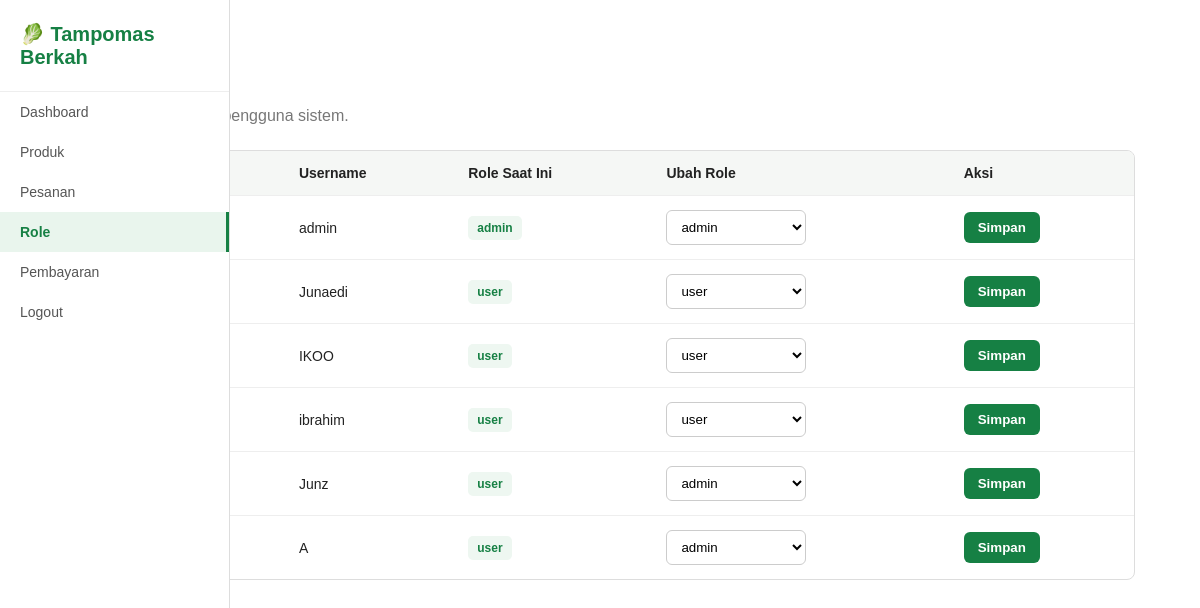
/admin/role.php (signed in), run on the app's committed database.
### tables this page shows
CREATE TABLE `tuser` (
  `id_user` int(11) NOT NULL,
  `nama` varchar(100) NOT NULL,
  `username` varchar(50) NOT NULL,
  `id_role` int(11) DEFAULT NULL,
  `password` varchar(255) NOT NULL,
  `no_hp` varchar(20) DEFAULT NULL,
  `alamat` text DEFAULT NULL,
  `role` enum('user','admin') NOT NULL DEFAULT 'user',
  `created_at` timestamp NOT NULL DEFAULT current_timestamp()
);

CREATE TABLE `trole` (
  `id_role` int(11) NOT NULL,
  `nama_role` varchar(50) NOT NULL,
  `keterangan` varchar(255) DEFAULT NULL,
  `created_at` timestamp NOT NULL DEFAULT current_timestamp()
);

### admin/role.php (the view, shortened to what this page needs)
<?php
require_once __DIR__ . "/../config/koneksi.php";
$queryRole = mysqli_query($koneksi, "SELECT * FROM trole ORDER BY id_role ASC");
$queryUser = mysqli_query(
    $koneksi,
    "SELECT
        u.id_user,
        u.nama,
        u.username,
        u.id_role,
        u.role AS role_lama,
        r.nama_role
    FROM tuser u
    LEFT JOIN trole r ON u.id_role = r.id_role
    ORDER BY u.id_user ASC"
);
?>
<!DOCTYPE html>
<html lang="id">
<head>
    <link rel="stylesheet" href="../assets/style.css">
</head>
<body>
<div class="admin-layout">
    <aside class="admin-sidebar">
        <div class="sidebar-logo">
            🥬 <span>Tampomas Berkah</span>
        </div>
        <nav class="sidebar-menu">
            <a href="index.php">Dashboard</a>
            <a href="produk.php">Produk</a>
            <a href="pesanan.php">Pesanan</a>
            <a href="role.php" class="active">Role</a>
            <a href="pembayaran.php">Pembayaran</a>
            <a href="../logout.php">Logout</a>
        </nav>
    </aside>
    <main class="admin-content">
        <div class="role-container">
            <div class="role-header">
                <h1>Data Role</h1>
                <p>Atur hak akses setiap pengguna sistem.</p>
            </div>
            <div class="role-table-box">
                <table class="role-table">
                    <thead>
                        <tr>
                            <th>No</th>
                            <th>Nama</th>
                            <th>Username</th>
                            <th>Role Saat Ini</th>
                            <th>Ubah Role</th>
                            <th>Aksi</th>
                        </tr>
                    </thead>
                    <tbody>
                    <?php
                    $no = 1;
                    while ($user = mysqli_fetch_assoc($queryUser)) {
                    ?>
                        <tr>
                            <td><?= $no++; ?></td>
                            <td>
                            </td>
                            <td>
                                <?= htmlspecialchars($user["username"]); ?>
                            </td>
                            <td>
                                <span class="role-badge">
                                    <?= htmlspecialchars(
                                        $user["nama_role"] ?? $user["role_lama"]
                                    ); ?>
                                </span>
                            </td>
                            <td>
                                <form action="../aksi/proses_role_user.php" method="POST">
                                    <select name="id_role" class="role-select">
                                        <?php
                                        mysqli_data_seek($queryRole, 0);
                                        while ($role = mysqli_fetch_assoc($queryRole)) {
                                        ?>
                                            <option
                                                value="<?= $role["id_role"]; ?>"
                                                <?= ($user["id_role"] == $role["id_role"]) ? "selected" : ""; ?>
                                            >
                                                <?= htmlspecialchars($role["nama_role"]); ?>
                                            </option>
                                        <?php } ?>
                                    </select>
                            </td>
                            <td>
                                    <button
                                        type="submit"
                                        class="btn-simpan-role"
                                    >
                                        Simpan
                                    </button>
                            </td>
                        </tr>
                    <?php } ?>
                    </tbody>
                </table>
            </div>
        </div>
    </main>
</div>
</body>
</html>

### assets/style.css (style rules this page uses)
* { margin: 0; padding: 0; box-sizing: border-box; }
body { font-family: Arial, sans-serif; color: #222; background: white; }
a { text-decoration: none; color: inherit; }
.admin-content { padding-top: 40px; padding-bottom: 50px; }
.admin-sidebar { position: fixed; left: 0; top: 0; width: 230px; height: 100vh; background: white; border-right: 1px solid #ddd; display: flex; flex-direction: column; }
.sidebar-logo { padding: 22px 20px; color: #168044; font-size: 20px; font-weight: bold; border-bottom: 1px solid #eee; }
.sidebar-menu { display: flex; flex-direction: column; }
.sidebar-menu a { padding: 12px 20px; color: #555; font-size: 14px; text-decoration: none; }
.sidebar-menu a.active { background: #e9f5ed; color: #168044; font-weight: bold; border-right: 3px solid #168044; }
.admin-content { padding: 35px; }

### admin/role.php (style rules this page uses)
.role-container { padding: 30px; }
.role-header { margin-bottom: 25px; }
.role-header h1 { margin: 0 0 5px; }
.role-header p { margin: 0; color: #777; }
.role-table-box { background: white; border: 1px solid #ddd; border-radius: 8px; overflow-x: auto; }
.role-table { width: 100%; border-collapse: collapse; }
.role-table th { background: #f5f7f5; padding: 14px; text-align: left; font-size: 14px; }
.role-table td { padding: 14px; border-top: 1px solid #eee; font-size: 14px; }
.role-select { padding: 8px 10px; border: 1px solid #ccc; border-radius: 6px; min-width: 140px; background: white; }
.btn-simpan-role { padding: 8px 14px; border: none; border-radius: 6px; background: #168044; color: white; cursor: pointer; font-weight: bold; }
.role-badge { display: inline-block; padding: 5px 9px; background: #eef7f1; color: #168044; border-radius: 5px; font-size: 12px; font-weight: bold; }

### data on the page
tuser: username "admin", id_role.nama_role "admin", id_role "admin"
tuser: username "Junaedi", id_role.nama_role "user", id_role "user"
tuser: username "IKOO", id_role.nama_role "user", id_role "user"
tuser: username "ibrahim", id_role.nama_role "user", id_role "user"
tuser: username "Junz", role "user"
tuser: username "A", role "user"

### other printed values
form field id_role "admin"
